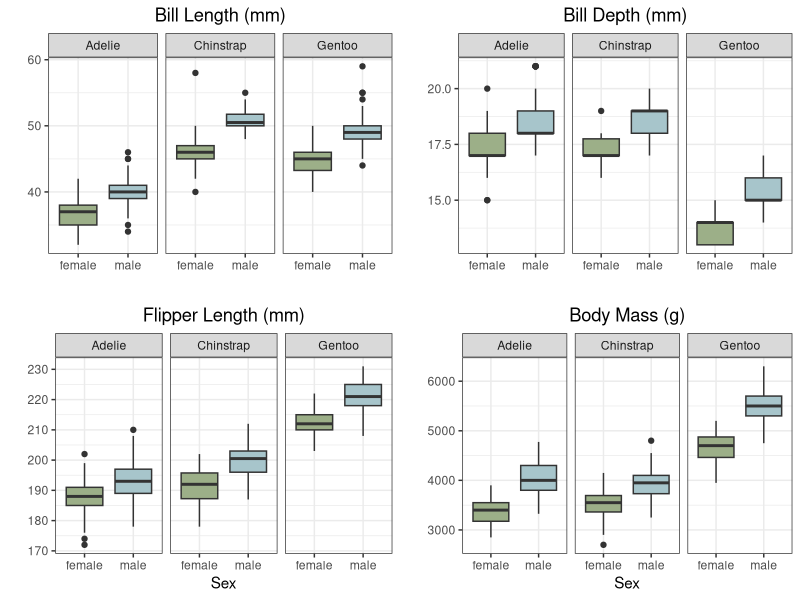
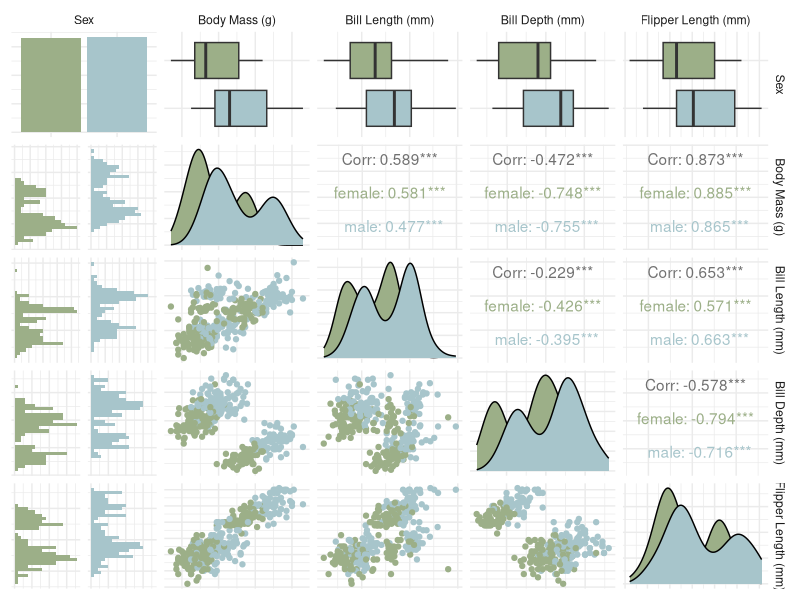
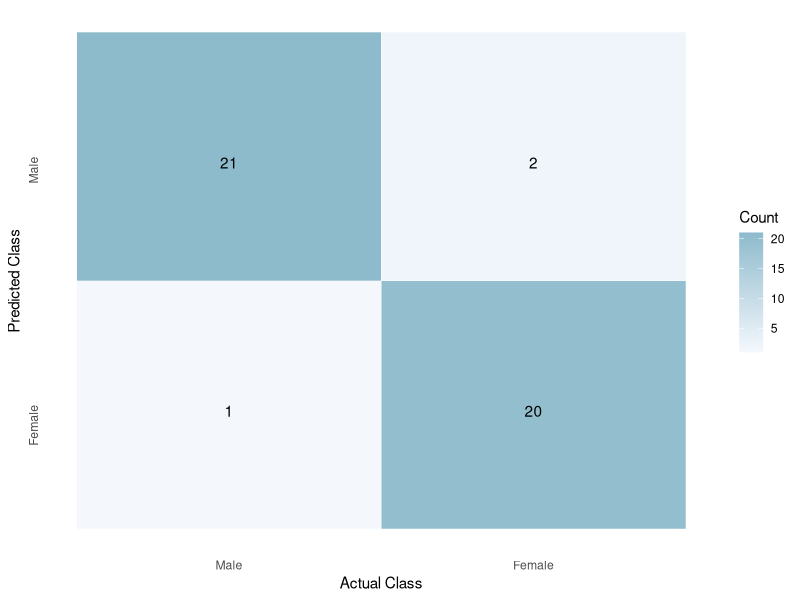
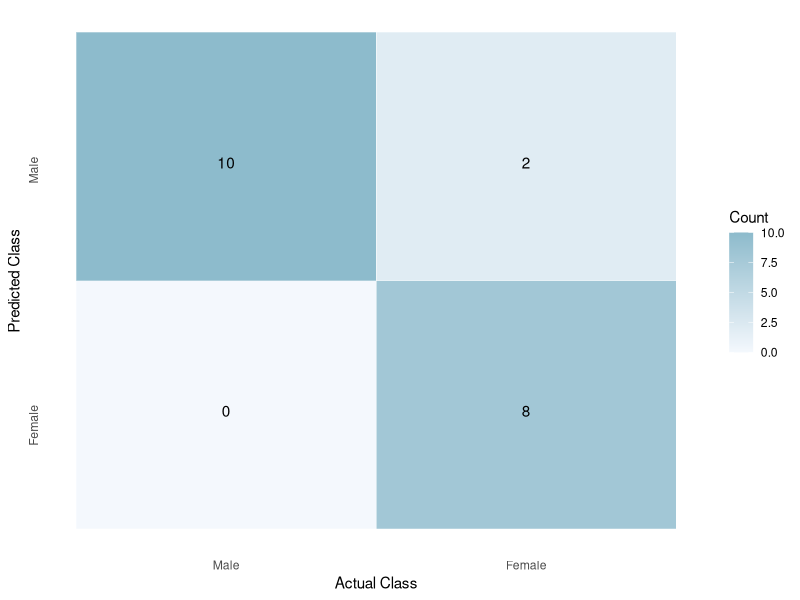
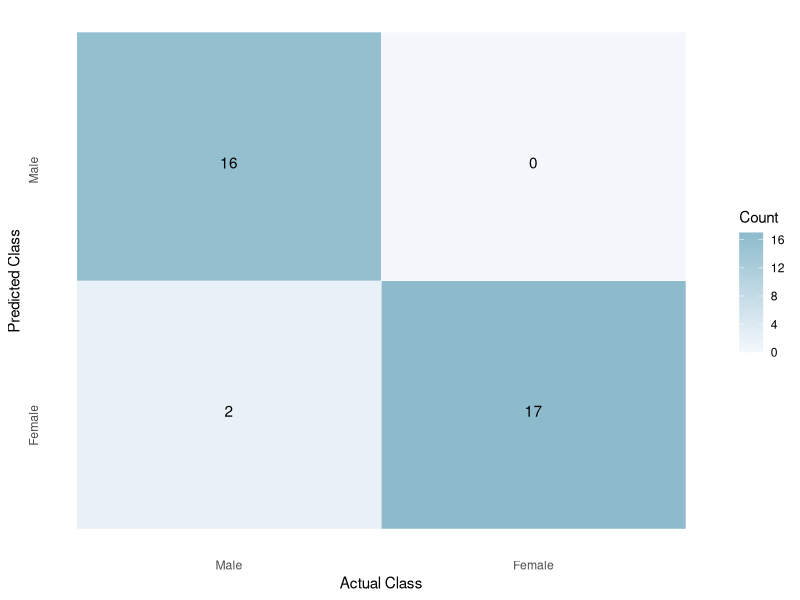
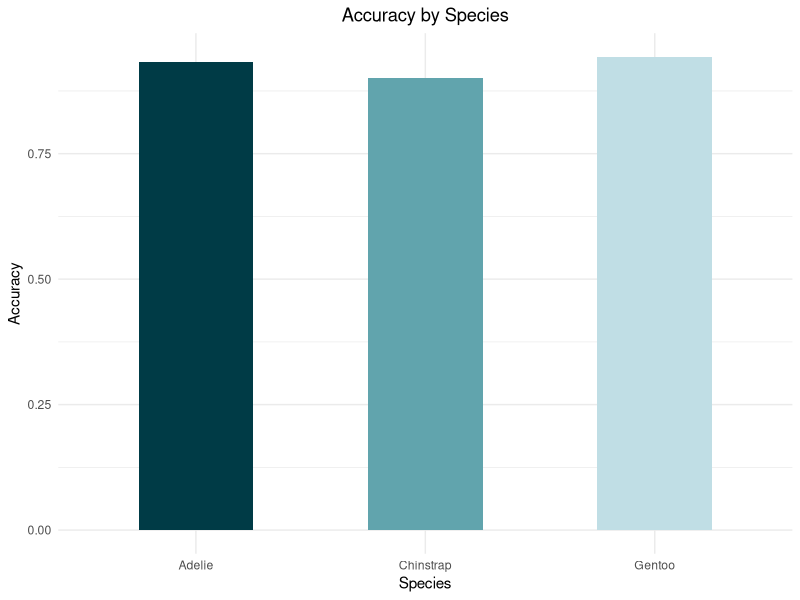

Generate these figures, in order, with R:
## ---- chunk 1
knitr::opts_chunk$set(echo = TRUE)
## ---- chunk 2
library(tidyverse)
knitr::opts_chunk$set(echo = TRUE)
library(ggplot2)
library(dplyr)
library(gridExtra)
library(GGally)
library(caTools)
library(caret)
library(knitr)
set.seed(42)
## ---- chunk 3
penguin <- read.csv("penguins.csv")
## ---- chunk 4
penguin_filter <- penguin[penguin$sex!=".",]
## ---- chunk 5
p1 <- ggplot(penguin_filter, aes(x=sex,y=as.integer(bill_length_mm),fill=sex)) +
  geom_boxplot() +
  facet_wrap(~species) +
  labs(x="",y="",title="Bill Length (mm)") +
  theme_bw() +
  theme(plot.title = element_text(hjust = 0.5)) +
  scale_fill_manual(values = c("#9caf88","#A7C5CB"))+ 
  guides(fill = FALSE)

p2 <- ggplot(penguin_filter, aes(x=sex,y=as.integer(bill_depth_mm),fill=sex)) +
  geom_boxplot() +
  facet_wrap(~species) +
  labs(x="",y="",title="Bill Depth (mm)") +
  theme_bw() +
  theme(plot.title = element_text(hjust = 0.5)) +
  scale_fill_manual(values = c("#9caf88","#A7C5CB"))+ 
  guides(fill = FALSE)

p3 <- ggplot(penguin_filter, aes(x=sex,y=as.integer(flipper_length_mm),fill=sex)) +
  geom_boxplot() +
  facet_wrap(~species) +
  labs(x="Sex",y="",title="Flipper Length (mm)") +
  theme_bw() + 
  theme(plot.title = element_text(hjust = 0.5)) +
  scale_fill_manual(values = c("#9caf88","#A7C5CB"))+ 
  guides(fill = FALSE)

p4 <- ggplot(penguin_filter, aes(x=sex,y=as.integer(body_mass_g),fill=sex)) +
  geom_boxplot() +
  facet_wrap(~species) +
  labs(x="Sex",y="", title="Body Mass (g)") +
  theme_bw() + 
  theme(plot.title = element_text(hjust = 0.5)) +
  scale_fill_manual(values = c("#9caf88","#A7C5CB"))+ 
  guides(fill = FALSE)

combined_plot <- grid.arrange(p1, p2, p3, p4, ncol = 2) 
## ---- chunk 6
library(palmerpenguins)
penguins_filter<- penguins[!is.na(penguins$sex),]
penguins_filter <- penguins_filter %>%
  rename(`Sex`=sex, `Body Mass (g)`=body_mass_g,
         `Bill Length (mm)`=bill_length_mm,
         `Flipper Length (mm)`=flipper_length_mm, 
         `Bill Depth (mm)`=bill_depth_mm)
## ---- chunk 7
penguins_filter %>%
  select(Sex, `Body Mass (g)`, ends_with("(mm)")) %>%
  GGally::ggpairs(aes(color = Sex)) +
  scale_colour_manual(values = c("#9caf88","#A7C5CB")) +
  scale_fill_manual(values = c("#9caf88","#A7C5CB")) + 
  theme_minimal() +
  theme(axis.text.x = element_blank(), 
        axis.text.y = element_blank())
## ---- chunk 8
penguin_table <- table(penguin_filter$species, penguin_filter$sex)
kable(penguin_table, caption = "Penguin Species by Sex")
## ---- chunk 9
# encode the female and male species into 0 and 1
penguin_filter$sex<-gsub("female", 0, penguin_filter$sex)
penguin_filter$sex<-gsub("male", 1, penguin_filter$sex)

# separate out the adelie species
adelie <- penguin_filter[penguin_filter$species=="Adelie",]

# convert feature to numeric
adelie$bill_length_mm <- as.numeric(adelie$bill_length_mm)
adelie$bill_depth_mm <- as.numeric(adelie$bill_depth_mm)
adelie$flipper_length_mm <- as.numeric(adelie$flipper_length_mm)
adelie$body_mass_g <- as.numeric(adelie$body_mass_g)
adelie$sex <- factor(adelie$sex)

# split the data into training and testing datasets 70/30
split <- sample.split(adelie$sex, SplitRatio = 0.7)
train_data <- adelie[split, ]
test_data <- adelie[!split, ]
## ---- chunk 10
# build model
model <- glm(sex ~ bill_length_mm + bill_depth_mm + flipper_length_mm + body_mass_g, data = train_data, family = binomial)

# predict on new test data
predicted_values <- predict(model, newdata = test_data, type = "response")

# get the classes of the predict values from the probabilities
predicted_classes <- ifelse(predicted_values > 0.5, 1, 0)
## ---- chunk 11
# calculate the confusion matrix
confusion_matrix <- confusionMatrix(factor(predicted_classes, levels = c(0, 1)), test_data$sex)

# extract the performance metrics
accuracy <- confusion_matrix$overall['Accuracy']
precision <- confusion_matrix$byClass['Sensitivity']
recall <- confusion_matrix$byClass['Specificity']
f1_score <- confusion_matrix$byClass['F1']
## ---- chunk 12
metrics_table <- data.frame(
  Metric = c("Accuracy", "Precision", "Recall", "F1 Score"),
  Value = c(accuracy, precision, recall, f1_score))
kable(metrics_table, caption = "Model Evaluation Metrics",row.names=FALSE)
## ---- chunk 13
# parse out relevant confusion matrix values
conf_matrix_values <- as.matrix(confusion_matrix$table)
conf_matrix_df <- as.data.frame(conf_matrix_values)
act <- factor(c("0", "0", "1", "1"))
pred <- factor(c("0", "1", "0", "1"))
Y <- conf_matrix_df$Freq

# create a dataframe
df <- data.frame(act, pred, Y)
df$act <- factor(df$act, levels = c("1", "0"))

# plot confusion matrix
ggplot(data =  df, mapping = aes(x = act, y = pred)) +
  geom_tile(aes(fill = Y), colour = "white") +
  geom_text(aes(label = sprintf("%1.0f", Y)), vjust = 1) +
  scale_fill_gradient(low = "#f4f8fd", high = "#8dbbcc") +
  theme_minimal() +
  theme(panel.grid = element_blank(),
        axis.text.y = element_text(angle = 90)) +
  scale_x_discrete(labels=c("Male","Female")) +
  scale_y_discrete(labels=c("Female","Male")) +
  labs(x="Actual Class", y="Predicted Class",fill="Count")

## ---- chunk 14
# separate out the chinstrap species
chinstrap <- penguin_filter[penguin_filter$species=="Chinstrap",]

# convert features to numeric
chinstrap$bill_length_mm <- as.numeric(chinstrap$bill_length_mm)
chinstrap$bill_depth_mm <- as.numeric(chinstrap$bill_depth_mm)
chinstrap$flipper_length_mm <- as.numeric(chinstrap$flipper_length_mm)
chinstrap$body_mass_g <- as.numeric(chinstrap$body_mass_g)
chinstrap$sex <- factor(chinstrap$sex)

# split the data into training and testing datasets 70/30
split <- sample.split(chinstrap$sex, SplitRatio = 0.7)
train_data <- chinstrap[split, ]
test_data <- chinstrap[!split, ]
## ---- chunk 15
# build model
model <- glm(sex ~ bill_length_mm + bill_depth_mm + flipper_length_mm + body_mass_g, data = train_data, family = binomial)

# predict on new test data
predicted_values <- predict(model, newdata = test_data, type = "response")

# get the classes of the predict values from the probabilities
predicted_classes <- ifelse(predicted_values > 0.5, 1, 0)
## ---- chunk 16
# calculate the confusion matrix
confusion_matrix <- confusionMatrix(factor(predicted_classes, levels = c(0, 1)), test_data$sex)

# extract the performance metrics
accuracy <- confusion_matrix$overall['Accuracy']
precision <- confusion_matrix$byClass['Sensitivity']
recall <- confusion_matrix$byClass['Specificity']
f1_score <- confusion_matrix$byClass['F1']
## ---- chunk 17
metrics_table <- data.frame(
  Metric = c("Accuracy", "Precision", "Recall", "F1 Score"),
  Value = c(accuracy, precision, recall, f1_score))
kable(metrics_table, caption = "Model Evaluation Metrics",row.names=FALSE)
## ---- chunk 18
# parse out relevant confusion matrix values
conf_matrix_values <- as.matrix(confusion_matrix$table)
conf_matrix_df <- as.data.frame(conf_matrix_values)
act <- factor(c("0", "0", "1", "1"))
pred <- factor(c("0", "1", "0", "1"))
Y <- conf_matrix_df$Freq

# create a dataframe
df <- data.frame(act, pred, Y)
df$act <- factor(df$act, levels = c("1", "0"))

# plot confusion matrix
ggplot(data =  df, mapping = aes(x = act, y = pred)) +
  geom_tile(aes(fill = Y), colour = "white") +
  geom_text(aes(label = sprintf("%1.0f", Y)), vjust = 1) +
  scale_fill_gradient(low = "#f4f8fd", high = "#8dbbcc") +
  theme_minimal() +
  theme(panel.grid = element_blank(),
        axis.text.y = element_text(angle = 90)) +
  scale_x_discrete(labels=c("Male","Female")) +
  scale_y_discrete(labels=c("Female","Male")) +
  labs(x="Actual Class", y="Predicted Class",fill="Count")

## ---- chunk 19
# previous seed was causing errors with fit
set.seed(43)
## ---- chunk 20
# separate out the chinstrap species
gentoo <- penguin_filter[penguin_filter$species=="Gentoo",]

# convert features to numeric
gentoo$bill_length_mm <- as.numeric(gentoo$bill_length_mm)
gentoo$bill_depth_mm <- as.numeric(gentoo$bill_depth_mm)
gentoo$flipper_length_mm <- as.numeric(gentoo$flipper_length_mm)
gentoo$body_mass_g <- as.numeric(gentoo$body_mass_g)
gentoo$sex <- factor(gentoo$sex)

# split the data into training and testing datasets 70/30
split <- sample.split(gentoo$sex, SplitRatio = 0.7)
train_data <- gentoo[split, ]
test_data <- gentoo[!split, ]
## ---- chunk 21
# build model
model <- glm(sex ~ bill_length_mm + bill_depth_mm + flipper_length_mm + body_mass_g, data = train_data, family = binomial)

# predict on new test data
predicted_values <- predict(model, newdata = test_data, type = "response")

# get the classes of the predict values from the probabilities
predicted_classes <- ifelse(predicted_values > 0.5, 1, 0)
## ---- chunk 22
# calculate the confusion matrix
confusion_matrix <- confusionMatrix(factor(predicted_classes, levels = c(0, 1)), test_data$sex)

# extract the performance metrics
accuracy <- confusion_matrix$overall['Accuracy']
precision <- confusion_matrix$byClass['Sensitivity']
recall <- confusion_matrix$byClass['Specificity']
f1_score <- confusion_matrix$byClass['F1']
## ---- chunk 23
metrics_table <- data.frame(
  Metric = c("Accuracy", "Precision", "Recall", "F1 Score"),
  Value = c(accuracy, precision, recall, f1_score))
kable(metrics_table, caption = "Model Evaluation Metrics",row.names=FALSE)
## ---- chunk 24
# parse out relevant confusion matrix values
conf_matrix_values <- as.matrix(confusion_matrix$table)
conf_matrix_df <- as.data.frame(conf_matrix_values)
act <- factor(c("0", "0", "1", "1"))
pred <- factor(c("0", "1", "0", "1"))
Y <- conf_matrix_df$Freq

# create a dataframe
df <- data.frame(act, pred, Y)
df$act <- factor(df$act, levels = c("1", "0"))

# plot confusion matrix
ggplot(data =  df, mapping = aes(x = act, y = pred)) +
  geom_tile(aes(fill = Y), colour = "white") +
  geom_text(aes(label = sprintf("%1.0f", Y)), vjust = 1) +
  scale_fill_gradient(low = "#f4f8fd", high = "#8dbbcc") +
  theme_minimal() +
  theme(panel.grid = element_blank(),
        axis.text.y = element_text(angle = 90)) +
  scale_x_discrete(labels=c("Male","Female")) +
  scale_y_discrete(labels=c("Female","Male")) +
  labs(x="Actual Class", y="Predicted Class",fill="Count")

## ---- chunk 25
# create a dataframe from the accuracies
Accuracy <- c(.9318182, .9, .9428571)
Species <- c("Adelie", "Chinstrap","Gentoo")
acc <- data.frame(Accuracy, Species)

# create barplot
ggplot(acc, aes(x = Species, y = Accuracy, fill = Species)) +
  geom_bar(stat = "identity", width = 0.5) +
  labs(title = "Accuracy by Species", x = "Species", y = "Accuracy") +
  theme_minimal() +
  scale_fill_manual(values=c("#003b46","#61a4ad","#c0dee5")) +
  theme(plot.title = element_text(hjust = 0.5),legend.position = "none")
